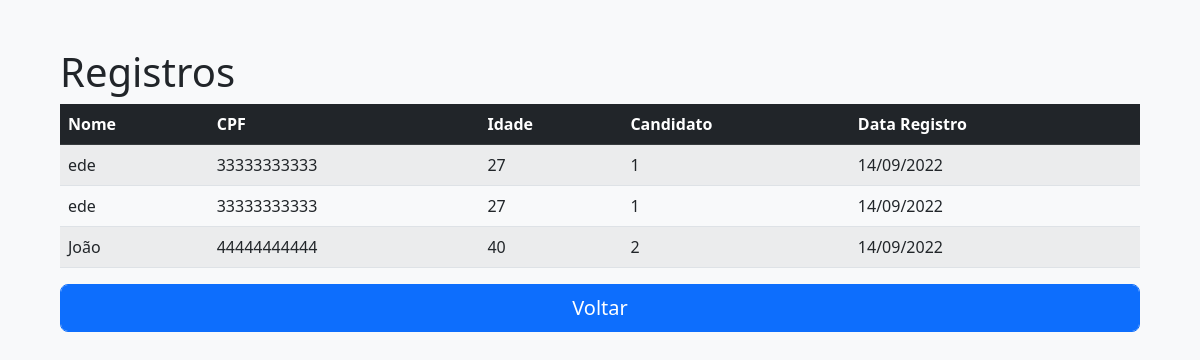
Page /relatorio.php on the committed database.
### tables this page shows
CREATE TABLE IF NOT EXISTS `usuarios` (
  `id` smallint(5) UNSIGNED NOT NULL AUTO_INCREMENT,
  `nome` varchar(150) NOT NULL,
  `cpf` char(11) NOT NULL,
  `idade` tinyint(3) UNSIGNED NOT NULL,
  `candidato` tinyint(3) UNSIGNED NOT NULL,
  `data_registro` timestamp NOT NULL DEFAULT CURRENT_TIMESTAMP,
  PRIMARY KEY (`id`)
);

### app/Database/ConexaoDB.php (called while the page is built, shortened)
<?php
class ConexaoDB
{
    private static $conn;
    public static function getConn(){
        if(!isset(self::$conn)){
            try {
                self::$conn = new PDO("mysql:host=".SERVERNAME.";dbname=".DATABASE.";charset=utf8", USERNAME, PASSAWORD);
                self::$conn->setAttribute(PDO::ATTR_ERRMODE, PDO::ERRMODE_EXCEPTION);
            } catch(PDOException $e) {
                echo "Falha na conexão: " . $e->getMessage();
            }
        }
        return self::$conn;
    }
}
?>

### app/Controllers/ControllerUsuario.php (called while the page is built, shortened)
<?php
require_once('app/Database/ConexaoDB.php');
class ControllerUsuario
{
    public function readUsuario(){
        try{
            $queryUsuario = "SELECT * FROM usuarios";
            $stmt = ConexaoDB::getConn()->prepare($queryUsuario);
            $stmt->execute();
            if($stmt->rowCount()){
                return $stmt->fetchAll(PDO::FETCH_ASSOC);
            }
        }catch(PDOException $e){
            echo $e->getMessage();
        }
    }
}
?>

### relatorio.php (the view, shortened to what this page needs)
<?php
require_once('app/Controllers/ControllerUsuario.php');
$usuarioDao = new ControllerUsuario();
?>
<!DOCTYPE html>
<html lang="pt-br">
<head>
    <link href="css/bootstrap.min.css" rel="stylesheet">
</head>
<body class="bg-light p-5">
      <?php if ($usuarioDao->readUsuario()) { ?>
        <div class="container">
            <h1>Registros</h1>
            <table class="table table-striped">
                <thead class="table-dark">
                    <tr>
                        <th>Nome</th>
                        <th>CPF</th>
                        <th>Idade</th>
                        <th>Candidato</th>
                        <th>Data Registro</th>
                    </tr>
                </thead>
                <tbody>
                    <?php foreach ($usuarioDao->readUsuario() as $usuarios) { ?>
                        <tr>
                            <td><?php echo $usuarios["nome"]; ?></td>
                            <td><?php echo $usuarios["cpf"]; ?></td>
                            <td><?php echo $usuarios["idade"]; ?></td>
                            <td><?php echo $usuarios["candidato"]; ?></td>
                            <td><?php echo date('d/m/Y', strtotime($usuarios["data_registro"])); ?></td>
                        </tr>
                    <?php } ?>
                </tbody>
            </table>
            <div class="d-grid mb-4">
                <a href="http://localhost/index.php" class="btn btn-primary btn-lg form-control form-contro-lg">Voltar</a>
          </div>
        </div>
    <?php } ?>
</body>
</html>

### rows in the picture
usuarios: nome "ede", cpf "33333333333", idade "27", candidato "1", data_registro "14/09/2022"
usuarios: nome "ede", cpf "33333333333", idade "27", candidato "1", data_registro "14/09/2022"
usuarios: nome "João", cpf "44444444444", idade "40", candidato "2", data_registro "14/09/2022"
